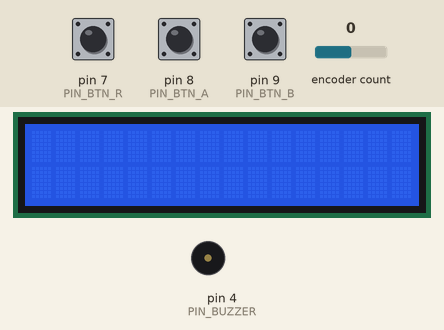
The sketch below on a simulated Arduino Uno, built with avr-gcc and run on an emulated ATmega328P. Parts: 16×2 character LCD, buzzer (waves = sounding). The inputs (shaded band) are chosen by the test bench; at power-on: encoder count 0, pin 7 (PIN_BTN_R) HIGH, pin 8 (PIN_BTN_A) HIGH, pin 9 (PIN_BTN_B) HIGH. Random numbers use the default seed unless the sketch sets one.

Above: at 1.2 s.
1.3 s: encoder count set to 4
At 1.7 s:
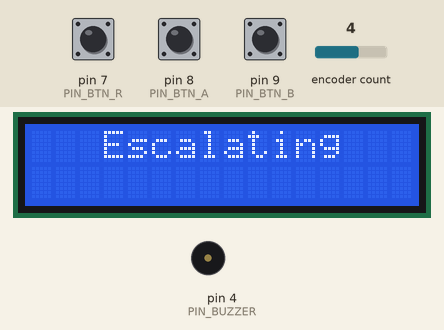
2.8 s: encoder count set to 3
At 3.5 s:
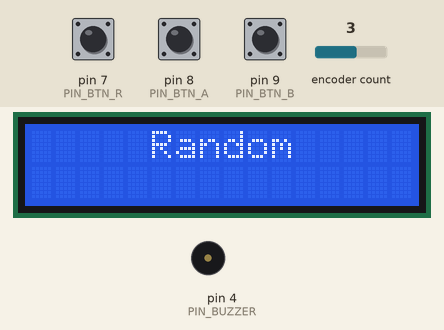
4.3 s: encoder count set to 2
At 4.6 s:
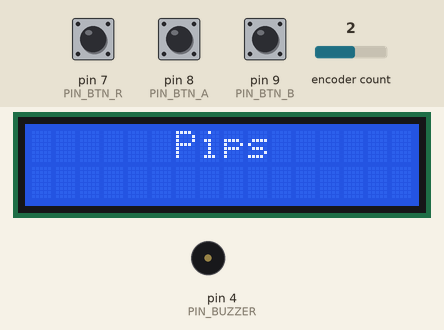
5.8 s: pin 7 (PIN_BTN_R) pulled LOW for 0.15 s
At 6.01 s:
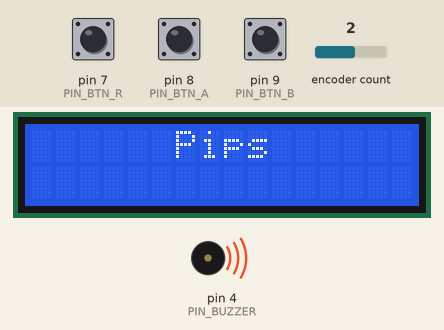
6.5 s: encoder count set to 6
At 7.7 s:
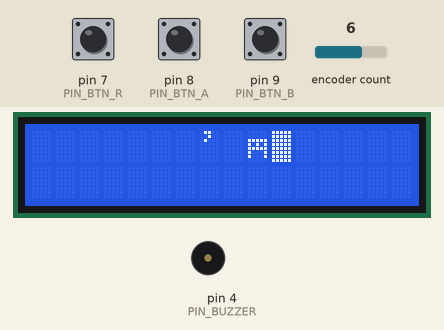
8.0 s: encoder count set to 7
At 8.7 s:
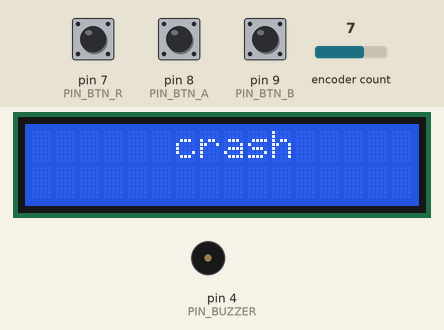
Timing chart, 0 to 10.5 s (numbered marks = the images above; inputs shaded):
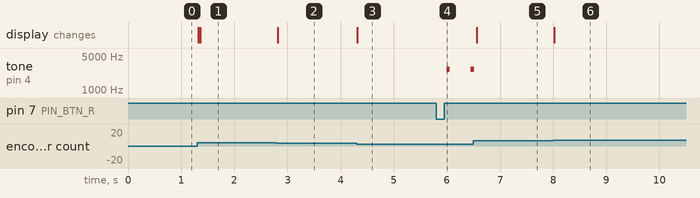

Measured:
- after the input at 1.3 s, the display: first changes at once (image 1 shows a later state)
- after the input at 2.8 s, the display: changes at once (image 2)
- after the input at 4.3 s, the display: changes at once (image 3)
- after the input at 5.8 s, tone on pin 4 (PIN_BUZZER): silent → 2650 Hz after 0.20 s, → silent 0.05 s later, → 2650 Hz 0.40 s later
- after the input at 6.5 s, the display: changes after 0.06 s (image 5)
- after the input at 8.0 s, the display: changes at once (image 6)

The sketch:

BeepTester.ino
```cpp
#define DEBOUNCE_TIME 50

#define ENCODER_RIGHT 0
#define ENCODER_LEFT 1
#define BUTTON_R_DOWN 2
#define BUTTON_R_UP 3
#define BUTTON_A_DOWN 4
#define BUTTON_A_UP 5
#define BUTTON_B_DOWN 6
#define BUTTON_B_UP 7

#define PIN_ROT_A 6
#define PIN_ROT_B 5
#define PIN_BTN_R 7
#define PIN_BTN_A 8
#define PIN_BTN_B 9

#define PIN_BUZZER 4

#include <SimpleRotary.h>
#include <ButtonDebounce.h>

ButtonDebounce btnR(PIN_BTN_R, DEBOUNCE_TIME);
ButtonDebounce btnA(PIN_BTN_A, DEBOUNCE_TIME);
ButtonDebounce btnB(PIN_BTN_B, DEBOUNCE_TIME);
SimpleRotary encoder(PIN_ROT_A, PIN_ROT_B, -1);

#include <Wire.h>
#include <LiquidCrystal_I2C.h>

LiquidCrystal_I2C lcd = LiquidCrystal_I2C(0x27, 16, 2);

long onTime;
long offTime;
long triggeredTime;
int pitch;

const char beepModeNames[][16] = {
    "Alarm",
    "Chime",
    "Pips",
    "Random",
    "Escalating"
};

#define PATTERN_COUNT 5

#define PATTERN_ALARM 0
#define PATTERN_CHIME 1
#define PATTERN_PIPS 2
#define PATTERN_RANDOM 3
#define PATTERN_ESCALATING 4

#define RESONANT_PITCH 2650

byte pattern = 0;
byte beepSequence = 0;
boolean beep = false;

void setup()
{
  Serial.begin(9600);

  btnR.setCallback(buttonChangedR);
  btnA.setCallback(buttonChangedA);
  btnB.setCallback(buttonChangedB);

  lcd.init();
  lcd.backlight();
}


void loop()
{
  updateInputs();

  if(beep) {
    alarmBeep();
  }
}

void handleInput(int event) {
#ifdef ENABLE_SERIAL
  Serial.println("Input Event: " + String(event));
#endif

  switch(event) {
    case ENCODER_RIGHT:
      encoderLeft();
      break;
    case ENCODER_LEFT:
      encoderRight();
      break;
    case BUTTON_R_DOWN:
      buttonEncoder(true);
      break;
    case BUTTON_A_DOWN:
      buttonA();
      break;
    case BUTTON_B_DOWN:
      buttonB();
      break;
    case BUTTON_R_UP:
      buttonEncoder(false);
      break;
    case BUTTON_A_UP:
      break;
    case BUTTON_B_UP:
      break;
  }
}

void updateInputs()
{
    btnR.update();
    btnA.update();
    btnB.update();

    int i = encoder.rotate();
    if(i == 1) handleInput(ENCODER_LEFT);
    else if(i == 2) handleInput(ENCODER_RIGHT);
}
void buttonChangedR(int state) {
    handleInput(state == 0 ? BUTTON_R_UP : BUTTON_R_DOWN);
}
void buttonChangedA(int state) {
    handleInput(state == 0 ? BUTTON_A_UP : BUTTON_A_DOWN);
}
void buttonChangedB(int state) {
    handleInput(state == 0 ? BUTTON_B_UP : BUTTON_B_DOWN);
}


void encoderRight()
{
    updateValue(1);
}

void encoderLeft()
{
  updateValue(-1);
}

void updateValue(int offset)
{
  if(pattern == 0 && offset < 0) return;
  if(pattern == 4 && offset > 4) return;
  pattern += offset;
  lcdPrintCenter(beepModeNames[pattern], 0);
}

void buttonEncoder(boolean val)
{
  beep = val;
  if(!beep) {
    noTone(PIN_BUZZER);
  }
  else {
    triggeredTime = millis();
    onTime = millis();
    offTime = -1;
  }
}

void buttonA()
{
}

void buttonB()
{
}


void alarmBeep()
{
    switch(pattern) {
        case PATTERN_ALARM:
            if(onTime > 0 && onTime < millis()) {
              offTime = millis() + 100;
              onTime = -1;
              tone(PIN_BUZZER, RESONANT_PITCH);
            } else if(offTime > 0 && offTime < millis()) {
              onTime = millis() + 100;
              offTime = -1;
              noTone(PIN_BUZZER);
            }
          break;
        case PATTERN_CHIME:
          tone(PIN_BUZZER, RESONANT_PITCH + ((millis() % 1000) / 200) - 25);
          break;
        case PATTERN_PIPS:
            if(onTime > 0 && onTime < millis()) {
              offTime = millis() + 50;
              onTime = -1;
              tone(PIN_BUZZER, RESONANT_PITCH);
            } else if(offTime > 0 && offTime < millis()) {
              if(beepSequence == 0) onTime = millis() + 400;
              else if(beepSequence == 1) onTime = millis() + 400;
              else if(beepSequence == 2) onTime = millis() + 400;
              else if(beepSequence == 3) onTime = millis() + 100;
              else if(beepSequence == 4) onTime = millis() + 100;
              beepSequence++;
              if(beepSequence >= 5) beepSequence = 0;
              offTime = -1;
              noTone(PIN_BUZZER);
            }
          break;
        case PATTERN_RANDOM:
            if(onTime > 0 && onTime < millis()) {
              offTime = millis() + random(20, 500);
              onTime = -1;
              tone(PIN_BUZZER, RESONANT_PITCH);
            } else if(offTime > 0 && offTime < millis()) {
              onTime = millis() + random(20, 500);
              offTime = -1;
              noTone(PIN_BUZZER);
            }
            break;
        case PATTERN_ESCALATING:
            //Starts out as 50ms on, 2150ms off - after 30 seconds is 200ms on, 50ms off
            int timeSinceLerp = ((millis() - triggeredTime) / 1000);
            if(timeSinceLerp > 30) timeSinceLerp = 30;
            if(onTime > 0 && onTime < millis()) {
              offTime = millis() + (50 + (5 * timeSinceLerp));
              onTime = -1;
              tone(PIN_BUZZER, RESONANT_PITCH);
            } else if(offTime > 0 && offTime < millis()) {
              onTime = millis() + 150 + (2000 - 70 * timeSinceLerp);
              offTime = -1;
              noTone(PIN_BUZZER);
            }
            break;
    }
}


//=================================
//            LCD STUFF
//=================================
void lcdPrint(String value)
{
    lcdPrint(value, 0);
}
void lcdPrint(String value, int row)
{
  if(value.length() > 16) {
    value = value.substring(16);
  }
  while(value.length() < 16) {
    value += " ";
  }
  lcd.setCursor(0, row);
  lcd.print(value);
}

void lcdPrintCenter(String value)
{
    lcdPrintCenter(value, 0);
}
void lcdPrintCenter(String value, int row)
{
  if(value.length() > 16) {
    value = value.substring(16);
  }

  int spaceCount = 16 - value.length();
  while(spaceCount > 0) {
    if(spaceCount % 2 == 0) value = value + " ";
    else value = " " + value;
    spaceCount--;
  }
  lcd.setCursor(0, row);
  lcd.print(value);
}
```
